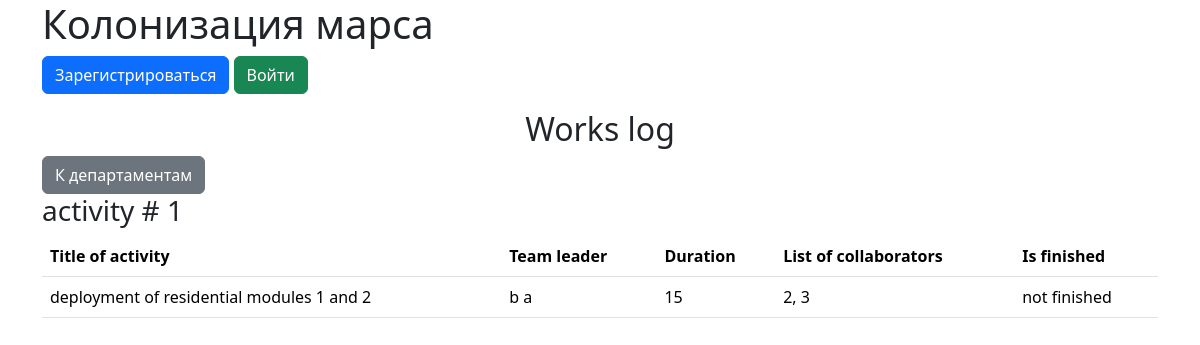
The page / on the database its author committed.
### data/jobs.py (models this page shows)
class Jobs(SqlAlchemyBase, SerializerMixin):
    __tablename__ = "jobs"
    id = sqlalchemy.Column(sqlalchemy.Integer,
                           primary_key=True, autoincrement=True)
    team_leader = sqlalchemy.Column(sqlalchemy.Integer, sqlalchemy.ForeignKey("users.id"))
    job = sqlalchemy.Column(sqlalchemy.String)
    work_size = sqlalchemy.Column(sqlalchemy.Integer)
    collaborators = sqlalchemy.Column(sqlalchemy.String)
    start_date = sqlalchemy.Column(sqlalchemy.DateTime, default=datetime.datetime.now)
    end_date = sqlalchemy.Column(sqlalchemy.DateTime, nullable=True)
    is_finished = sqlalchemy.Column(sqlalchemy.Boolean)
    user = orm.relationship('User')

### data/users.py (models this page shows, shortened)
class User(SqlAlchemyBase, UserMixin, SerializerMixin):
    __tablename__ = "users"
    id = sqlalchemy.Column(sqlalchemy.Integer,
                           primary_key=True, autoincrement=True)
    surname = sqlalchemy.Column(sqlalchemy.String)
    name = sqlalchemy.Column(sqlalchemy.String)
    age = sqlalchemy.Column(sqlalchemy.Integer)
    position = sqlalchemy.Column(sqlalchemy.String)
    speciality = sqlalchemy.Column(sqlalchemy.String)
    address = sqlalchemy.Column(sqlalchemy.String)
    email = sqlalchemy.Column(sqlalchemy.String, unique=True)
    city_from = sqlalchemy.Column(sqlalchemy.String)
    hashed_password = sqlalchemy.Column(sqlalchemy.String)
    modified_date = sqlalchemy.Column(sqlalchemy.DateTime, default=datetime.datetime.now)
    jobs = orm.relationship("Jobs", back_populates='user')
    departments = orm.relationship("Department", back_populates='user')

### main.py (the view)
@app.route("/")
def index():
    db_sess = db_session.create_session()
    param = {}
    param["activities"] = db_sess.query(Jobs).all()
    param["current_user"] = current_user
    return flask.render_template('job-journal.html', **param)

### data/db_session.py (called while the page is built)
def create_session() -> Session:
    global __factory
    return __factory()

### templates/job-journal.html (shortened to what this page needs)
{% extends 'base.html' %}
{% block content %}
  <h2 class="text-center">Works log</h2>
  <a href="/departments/" class="btn btn-secondary">К департаментам</a>
  {% for job in activities %}
    <h3>activity # {{loop.index}}</h3>
    <table class="table">
      <thead>
        <tr>
          <th scope="col">Title of activity</th>
          <th scope="col">Team leader</th>
          <th scope="col">Duration</th>
          <th scope="col">List of collaborators</th>
          <th scope="col">Is finished</th>
        </tr>
      </thead>
      <tbody>
        <tr>
          <td>{{ job.job }}</td>
          <td>{{ job.user.name }} {{ job.user.surname }}</td>
          <td>{{ job.work_size }}</td>
          <td>{{ job.collaborators }}</td>
          <td>{% if job.is_finished %}finished{% else %}not finished{% endif %}</td>
        </tr>
      </tbody>
    </table>
  {% endfor %}
{% endblock %}

### rows shown on the page
Jobs: job "deployment of residential modules 1 and 2", user.name "b", user.surname "a", work_size "15", collaborators "2, 3", is_finished "not finished"
